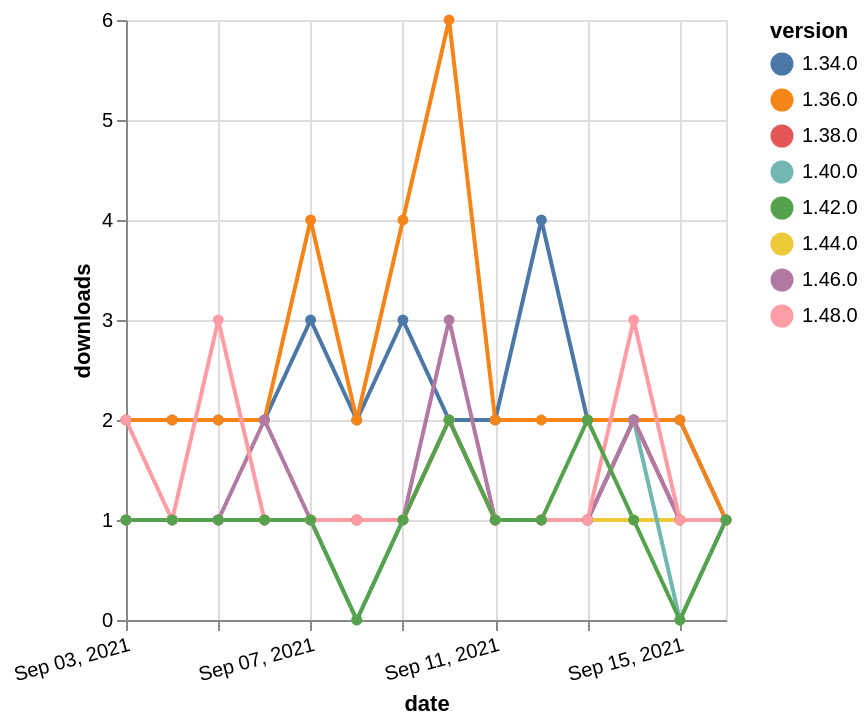

Vega-Lite specification stored for this chart:
### Vega-Lite specification from a JSON file in a GitHub repository (floating-point values rounded to 4 significant figures)
{"$schema": "https://vega.github.io/schema/vega-lite/v5.json", "description": "A simple bar chart with embedded data.", "data": {"values": [{"date": "2021-09-03", "total": 2427, "delta": 2, "version": "1.34.0"}, {"date": "2021-09-04", "total": 2429, "delta": 2, "version": "1.34.0"}, {"date": "2021-09-05", "total": 2431, "delta": 2, "version": "1.34.0"}, {"date": "2021-09-06", "total": 2433, "delta": 2, "version": "1.34.0"}, {"date": "2021-09-07", "total": 2436, "delta": 3, "version": "1.34.0"}, {"date": "2021-09-08", "total": 2438, "delta": 2, "version": "1.34.0"}, {"date": "2021-09-09", "total": 2441, "delta": 3, "version": "1.34.0"}, {"date": "2021-09-10", "total": 2443, "delta": 2, "version": "1.34.0"}, {"date": "2021-09-11", "total": 2445, "delta": 2, "version": "1.34.0"}, {"date": "2021-09-12", "total": 2449, "delta": 4, "version": "1.34.0"}, {"date": "2021-09-13", "total": 2451, "delta": 2, "version": "1.34.0"}, {"date": "2021-09-14", "total": 2453, "delta": 2, "version": "1.34.0"}, {"date": "2021-09-15", "total": 2455, "delta": 2, "version": "1.34.0"}, {"date": "2021-09-16", "total": 2456, "delta": 1, "version": "1.34.0"}, {"date": "2021-09-03", "total": 182, "delta": 1, "version": "1.44.0"}, {"date": "2021-09-04", "total": 183, "delta": 1, "version": "1.44.0"}, {"date": "2021-09-05", "total": 184, "delta": 1, "version": "1.44.0"}, {"date": "2021-09-06", "total": 185, "delta": 1, "version": "1.44.0"}, {"date": "2021-09-07", "total": 186, "delta": 1, "version": "1.44.0"}, {"date": "2021-09-08", "total": 187, "delta": 1, "version": "1.44.0"}, {"date": "2021-09-09", "total": 188, "delta": 1, "version": "1.44.0"}, {"date": "2021-09-10", "total": 190, "delta": 2, "version": "1.44.0"}, {"date": "2021-09-11", "total": 191, "delta": 1, "version": "1.44.0"}, {"date": "2021-09-12", "total": 192, "delta": 1, "version": "1.44.0"}, {"date": "2021-09-13", "total": 193, "delta": 1, "version": "1.44.0"}, {"date": "2021-09-14", "total": 194, "delta": 1, "version": "1.44.0"}, {"date": "2021-09-15", "total": 195, "delta": 1, "version": "1.44.0"}, {"date": "2021-09-16", "total": 196, "delta": 1, "version": "1.44.0"}, {"date": "2021-09-03", "total": 271, "delta": 1, "version": "1.38.0"}, {"date": "2021-09-04", "total": 272, "delta": 1, "version": "1.38.0"}, {"date": "2021-09-05", "total": 273, "delta": 1, "version": "1.38.0"}, {"date": "2021-09-06", "total": 274, "delta": 1, "version": "1.38.0"}, {"date": "2021-09-07", "total": 275, "delta": 1, "version": "1.38.0"}, {"date": "2021-09-08", "total": 276, "delta": 1, "version": "1.38.0"}, {"date": "2021-09-09", "total": 277, "delta": 1, "version": "1.38.0"}, {"date": "2021-09-10", "total": 279, "delta": 2, "version": "1.38.0"}, {"date": "2021-09-11", "total": 280, "delta": 1, "version": "1.38.0"}, {"date": "2021-09-12", "total": 281, "delta": 1, "version": "1.38.0"}, {"date": "2021-09-13", "total": 282, "delta": 1, "version": "1.38.0"}, {"date": "2021-09-14", "total": 284, "delta": 2, "version": "1.38.0"}, {"date": "2021-09-15", "total": 285, "delta": 1, "version": "1.38.0"}, {"date": "2021-09-16", "total": 286, "delta": 1, "version": "1.38.0"}, {"date": "2021-09-03", "total": 2614, "delta": 2, "version": "1.36.0"}, {"date": "2021-09-04", "total": 2616, "delta": 2, "version": "1.36.0"}, {"date": "2021-09-05", "total": 2618, "delta": 2, "version": "1.36.0"}, {"date": "2021-09-06", "total": 2620, "delta": 2, "version": "1.36.0"}, {"date": "2021-09-07", "total": 2624, "delta": 4, "version": "1.36.0"}, {"date": "2021-09-08", "total": 2626, "delta": 2, "version": "1.36.0"}, {"date": "2021-09-09", "total": 2630, "delta": 4, "version": "1.36.0"}, {"date": "2021-09-10", "total": 2636, "delta": 6, "version": "1.36.0"}, {"date": "2021-09-11", "total": 2638, "delta": 2, "version": "1.36.0"}, {"date": "2021-09-12", "total": 2640, "delta": 2, "version": "1.36.0"}, {"date": "2021-09-13", "total": 2642, "delta": 2, "version": "1.36.0"}, {"date": "2021-09-14", "total": 2644, "delta": 2, "version": "1.36.0"}, {"date": "2021-09-15", "total": 2646, "delta": 2, "version": "1.36.0"}, {"date": "2021-09-16", "total": 2647, "delta": 1, "version": "1.36.0"}, {"date": "2021-09-03", "total": 220, "delta": 1, "version": "1.40.0"}, {"date": "2021-09-04", "total": 221, "delta": 1, "version": "1.40.0"}, {"date": "2021-09-05", "total": 222, "delta": 1, "version": "1.40.0"}, {"date": "2021-09-06", "total": 223, "delta": 1, "version": "1.40.0"}, {"date": "2021-09-07", "total": 224, "delta": 1, "version": "1.40.0"}, {"date": "2021-09-08", "total": 224, "delta": 0, "version": "1.40.0"}, {"date": "2021-09-09", "total": 225, "delta": 1, "version": "1.40.0"}, {"date": "2021-09-10", "total": 227, "delta": 2, "version": "1.40.0"}, {"date": "2021-09-11", "total": 228, "delta": 1, "version": "1.40.0"}, {"date": "2021-09-12", "total": 229, "delta": 1, "version": "1.40.0"}, {"date": "2021-09-13", "total": 230, "delta": 1, "version": "1.40.0"}, {"date": "2021-09-14", "total": 232, "delta": 2, "version": "1.40.0"}, {"date": "2021-09-15", "total": 232, "delta": 0, "version": "1.40.0"}, {"date": "2021-09-16", "total": 233, "delta": 1, "version": "1.40.0"}, {"date": "2021-09-03", "total": 213, "delta": 1, "version": "1.46.0"}, {"date": "2021-09-04", "total": 214, "delta": 1, "version": "1.46.0"}, {"date": "2021-09-05", "total": 215, "delta": 1, "version": "1.46.0"}, {"date": "2021-09-06", "total": 217, "delta": 2, "version": "1.46.0"}, {"date": "2021-09-07", "total": 218, "delta": 1, "version": "1.46.0"}, {"date": "2021-09-08", "total": 219, "delta": 1, "version": "1.46.0"}, {"date": "2021-09-09", "total": 220, "delta": 1, "version": "1.46.0"}, {"date": "2021-09-10", "total": 223, "delta": 3, "version": "1.46.0"}, {"date": "2021-09-11", "total": 224, "delta": 1, "version": "1.46.0"}, {"date": "2021-09-12", "total": 225, "delta": 1, "version": "1.46.0"}, {"date": "2021-09-13", "total": 226, "delta": 1, "version": "1.46.0"}, {"date": "2021-09-14", "total": 228, "delta": 2, "version": "1.46.0"}, {"date": "2021-09-15", "total": 229, "delta": 1, "version": "1.46.0"}, {"date": "2021-09-16", "total": 230, "delta": 1, "version": "1.46.0"}, {"date": "2021-09-03", "total": 130, "delta": 2, "version": "1.48.0"}, {"date": "2021-09-04", "total": 131, "delta": 1, "version": "1.48.0"}, {"date": "2021-09-05", "total": 134, "delta": 3, "version": "1.48.0"}, {"date": "2021-09-06", "total": 135, "delta": 1, "version": "1.48.0"}, {"date": "2021-09-07", "total": 136, "delta": 1, "version": "1.48.0"}, {"date": "2021-09-08", "total": 137, "delta": 1, "version": "1.48.0"}, {"date": "2021-09-09", "total": 138, "delta": 1, "version": "1.48.0"}, {"date": "2021-09-10", "total": 140, "delta": 2, "version": "1.48.0"}, {"date": "2021-09-11", "total": 141, "delta": 1, "version": "1.48.0"}, {"date": "2021-09-12", "total": 142, "delta": 1, "version": "1.48.0"}, {"date": "2021-09-13", "total": 143, "delta": 1, "version": "1.48.0"}, {"date": "2021-09-14", "total": 146, "delta": 3, "version": "1.48.0"}, {"date": "2021-09-15", "total": 147, "delta": 1, "version": "1.48.0"}, {"date": "2021-09-16", "total": 148, "delta": 1, "version": "1.48.0"}, {"date": "2021-09-03", "total": 209, "delta": 1, "version": "1.42.0"}, {"date": "2021-09-04", "total": 210, "delta": 1, "version": "1.42.0"}, {"date": "2021-09-05", "total": 211, "delta": 1, "version": "1.42.0"}, {"date": "2021-09-06", "total": 212, "delta": 1, "version": "1.42.0"}, {"date": "2021-09-07", "total": 213, "delta": 1, "version": "1.42.0"}, {"date": "2021-09-08", "total": 213, "delta": 0, "version": "1.42.0"}, {"date": "2021-09-09", "total": 214, "delta": 1, "version": "1.42.0"}, {"date": "2021-09-10", "total": 216, "delta": 2, "version": "1.42.0"}, {"date": "2021-09-11", "total": 217, "delta": 1, "version": "1.42.0"}, {"date": "2021-09-12", "total": 218, "delta": 1, "version": "1.42.0"}, {"date": "2021-09-13", "total": 220, "delta": 2, "version": "1.42.0"}, {"date": "2021-09-14", "total": 221, "delta": 1, "version": "1.42.0"}, {"date": "2021-09-15", "total": 221, "delta": 0, "version": "1.42.0"}, {"date": "2021-09-16", "total": 222, "delta": 1, "version": "1.42.0"}]}, "width": "container", "mark": {"type": "line", "point": {"filled": true}}, "encoding": {"x": {"field": "date", "type": "temporal", "timeUnit": "yearmonthdate", "title": "date", "axis": {"labelAngle": -15}}, "y": {"field": "delta", "type": "quantitative", "title": "downloads"}, "color": {"field": "version", "type": "nominal"}, "tooltip": {"field": "delta"}}}
